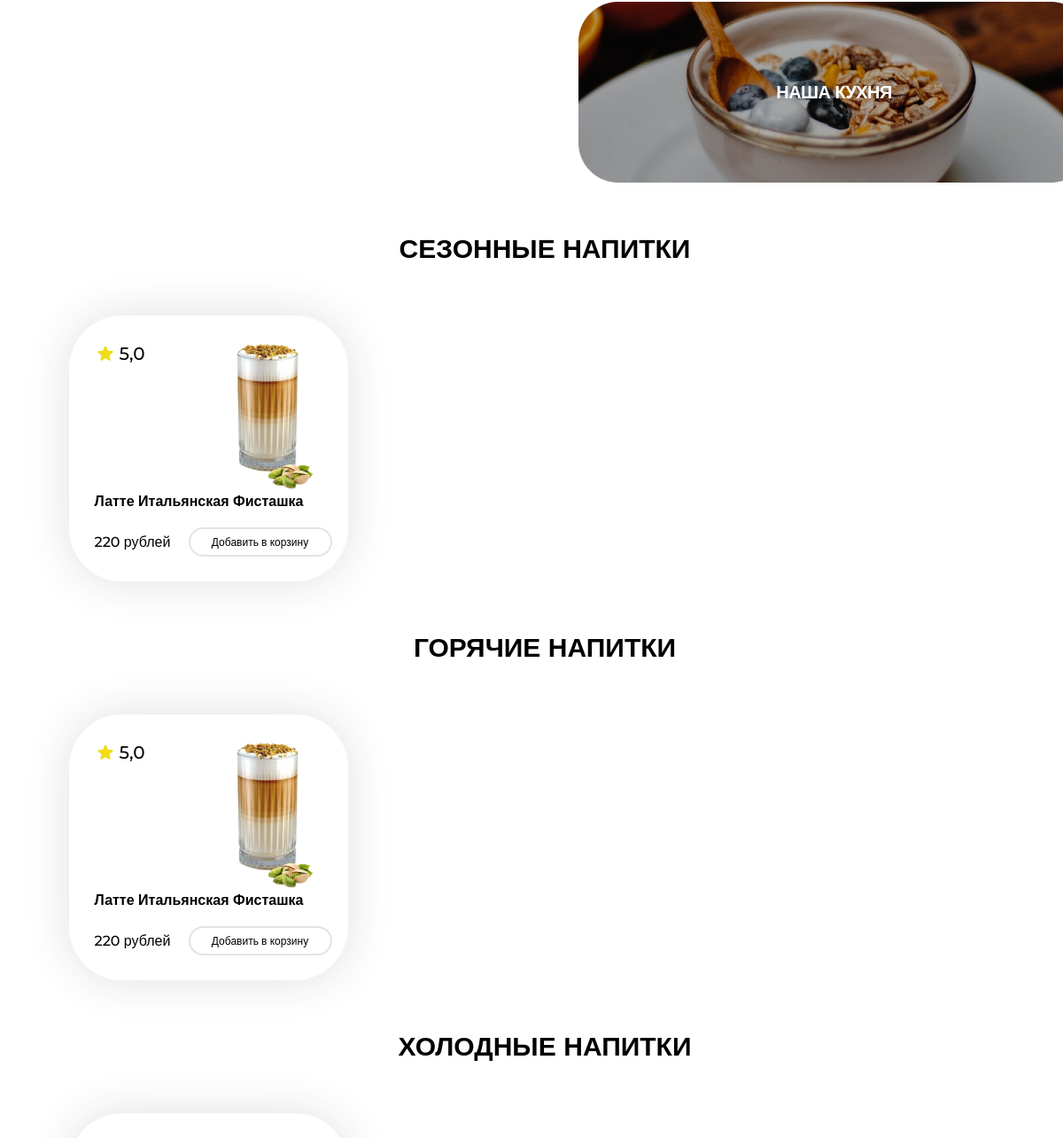
The app's page /menu/ (middle part), older data.
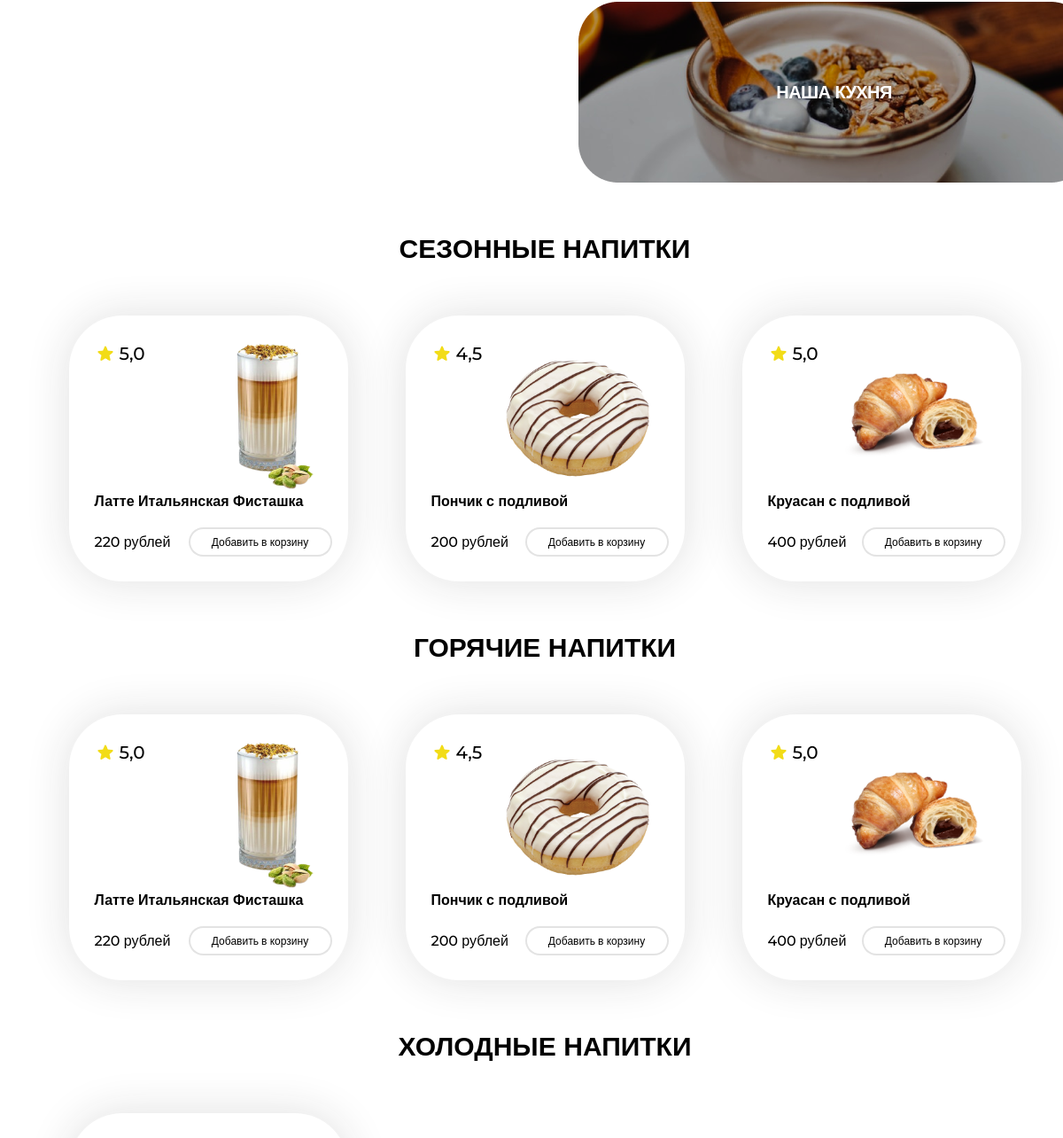
The same page, newer data.
### academyCoffee/models.py (models this page shows, shortened)
class Product(models.Model):
    name = models.CharField('Название', max_length=50)
    price = models.DecimalField(max_digits=7, decimal_places=0)
    stars = models.DecimalField(max_digits=5, decimal_places=1)
    image = models.ImageField(upload_to='products_images')
    category = models.ManyToManyField(ProductCategory)
    class Meta:
        verbose_name = 'Товар'
        verbose_name_plural = 'Товары'

### academyCoffee/views.py (the view)
# urls.py: path('menu/', views.menu, name='menu'),
def menu(request):
    if request.user.is_authenticated:
        baskets = Basket.objects.filter(user=request.user)
    else:
        baskets = Basket.objects.filter(user__first_name='BBBBBBBBB')
    context = {
        'title': "Меню",
        'products': Product.objects.all(),
        'productsWithCategory1': Product.objects.filter(category__name="СЕЗОННЫЕ НАПИТКИ"),
        'productsWithCategory2': Product.objects.filter(category__name="ГОРЯЧИЕ НАПИТКИ"),
        'productsWithCategory3': Product.objects.filter(category__name="ХОЛОДНЫЕ НАПИТКИ"),
        'productsWithCategory4': Product.objects.filter(category__name="АВТОРСКИЕ НАПИТКИ"),
        'productsWithCategory5': Product.objects.filter(category__name="К КОФЕ"),
        'productsWithCategory6': Product.objects.filter(category__name="НАША КУХНЯ"),
        'baskets': baskets
    }
    return render(request, 'main/menu.html', context)

### academyCoffee/templates/main/menu.html (shortened to what the changed rows need)
{% extends 'main/base.html' %}
{% load static %}
{% block style %}
    <link rel="stylesheet" href="{% static 'menu/css/style.css' %}">
{% endblock %}
{% block content %}
    <main class="main">
        <section id="seasonal-drinks">
            <h2>СЕЗОННЫЕ НАПИТКИ</h2>
            <ul class="drinks-list">
                {% for product in productsWithCategory1 %}
                    <li class="drinks-list-item">
                        <div class="container-images">
                            <div class="star-counter">
                                <img src="{% static 'menu/img/star.png' %}" width="24" height="24" alt="Звезда">
                                <p class="star-number">
                                    {{ product.stars }}
                                </p>
                            </div>
                            <img src="{{ product.image.url }}" width="93" height="166">
                        </div>
                        <h3>
                            {{ product.name }}
                        </h3>
                        <div class="price-container">
                            <p class="price">
                                {{ product.price }} рублей
                            </p>
                            {% if baskets %}
                                {% for basket in baskets %}
                                    {% if basket.product.id == product.id %}
                                        {% comment %}              Настроить стили                {% endcomment %}
                                        <div class="amount-button">
                                            <button><a class="btn btn-outline-success"
                                                       href="{% url 'basket_deletion' basket.product.id %}">-</a>
                                            </button>
                                            <p>{{ basket.quantity }}</p>
                                            <button><a class="btn btn-outline-success"
                                                       href="{% url 'basket_add' basket.product.id %}">+</a></button>
                                        </div>
                                        {% comment %}----------------------------------------------{% endcomment %}
                                    {% elif basket.product.id != product.id %}
                                        <button class="button-to-cart">
                                            <a class="btn btn-outline-success" href="{% url 'basket_add' product.id %}">Добавить
                                                в корзину</a>
                                        </button>
                                    {% endif %}
                                {% endfor %}
                            {% else %}
                                <button class="button-to-cart">
                                    <a class="btn btn-outline-success" href="{% url 'basket_add' product.id %}">Добавить
                                        в корзину</a>
                                </button>
                            {% endif %}
                        </div>
                    </li>
                {% endfor %}
            </ul>
        </section>
        <section id="hot-drinks">
            <h2>ГОРЯЧИЕ НАПИТКИ</h2>
            <ul class="drinks-list">
                {% for product in productsWithCategory2 %}
                    <li class="drinks-list-item">
                        <div class="container-images">
                            <div class="star-counter">
                                <img src="{% static 'menu/img/star.png' %}" width="24" height="24" alt="Звезда">
                                <p class="star-number">
                                    {{ product.stars }}
                                </p>
                            </div>
                            <img src="{{ product.image.url }}" width="93" height="166">
                        </div>
                        <h3>
                            {{ product.name }}
                        </h3>
                        <div class="price-container">
                            <p class="price">
                                {{ product.price }} рублей
                            </p>
                            {% if baskets %}
                                {% for basket in baskets %}
                                    {% if basket.product.id == product.id %}
                                        <div class="amount-button">
                                            <button><a class="btn btn-outline-success"
                                                       href="{% url 'basket_deletion' basket.product.id %}">-</a>
                                            </button>
                                            <p>{{ basket.quantity }}</p>
                                            <button><a class="btn btn-outline-success"
                                                       href="{% url 'basket_add' basket.product.id %}">+</a></button>
                                        </div>
                                    {% elif basket.product.id != product.id %}
                                        <button class="button-to-cart">
                                            <a class="btn btn-outline-success" href="{% url 'basket_add' product.id %}">Добавить
                                                в корзину</a>
                                        </button>
                                    {% endif %}
                                {% endfor %}
                            {% else %}
                                <button class="button-to-cart">
                                    <a class="btn btn-outline-success" href="{% url 'basket_add' product.id %}">Добавить
                                        в корзину</a>
                                </button>
                            {% endif %}
                        </div>
                    </li>
                {% endfor %}
            </ul>
        </section>
        <section id="cold-drinks">
            <h2>ХОЛОДНЫЕ НАПИТКИ</h2>
        </section>
    </main>
{% endblock %}

Row changes from the older to the newer data that the page shows:
added Product: stars "4,5", image (picture), name "Пончик с подливой", price "200"
added Product: stars "5,0", image (picture), name "Круасан с подливой", price "400"
